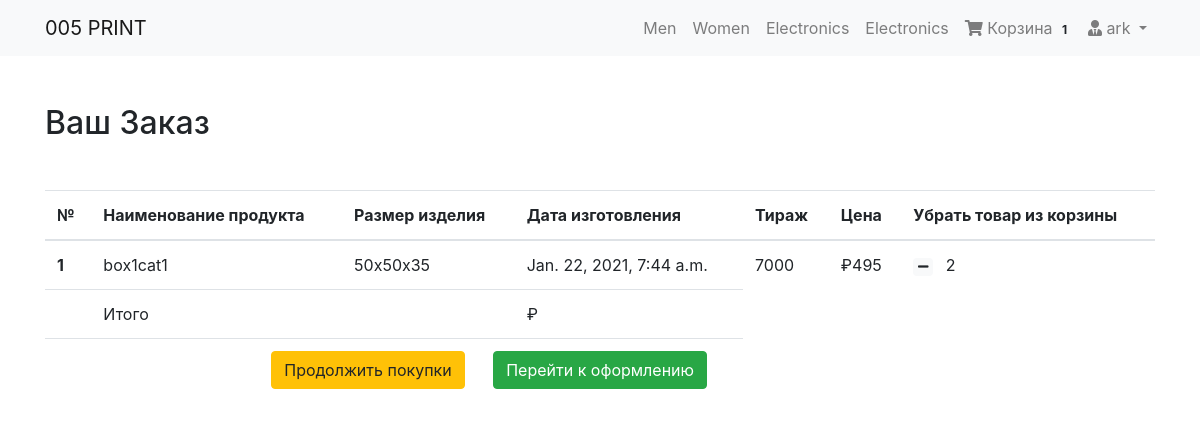
/cart/ (signed in), run on an earlier commit of the app's database.
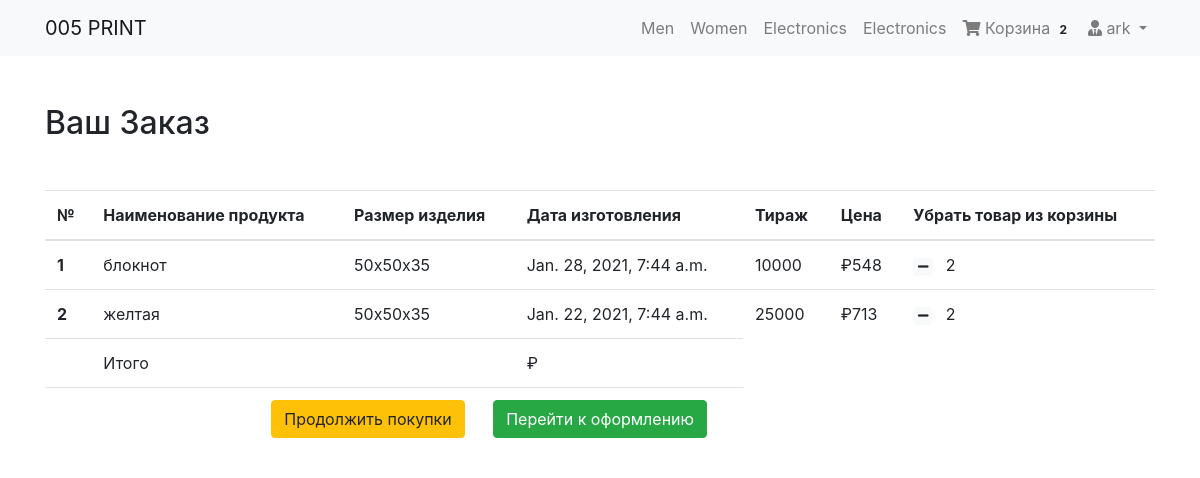
And on a later commit of the database.
### cart/models.py (models this page shows, shortened)
class Order(models.Model):
    orderitems  = models.ManyToManyField(Cart)
    user = models.ForeignKey(User, on_delete=models.CASCADE)
    ordered = models.BooleanField(default=False)
    created = models.DateTimeField(auto_now_add=True)
    paymentId = models.CharField(max_length=200, blank=True , null=True)
    orderId = models.CharField(max_length=200, blank=True, null=True)
    def get_totals(self):
        total = 0
        for order_item in self.orderitems.all():
            total += order_item.get_total()
        return total

class Cart(models.Model):
    user = models.ForeignKey(User, on_delete=models.CASCADE)
    item = models.ForeignKey(Product, on_delete=models.CASCADE)
    quantity = models.IntegerField(default=1)
    purchased = models.BooleanField(default=False)
    created = models.DateTimeField(auto_now_add=True)
    def get_total(self):
        total = self.item.price * self.item.tirazh
        floattotal = float("{0:.2f}".format(total))
        return floattotal

### products/models.py (models this page shows, shortened)
class  Product(PolymorphicModel):
    BOX_SIZES = (
                ('50х50х35', '50х50х35'),
                ('60х60х40', '60х60х40'),
                ('60х60х40-P', '60х60х40-P'),
                ('80х80х40', '80х80х40'),
                ('80х80х40-P', '80х80х40-P'),
                ('240х185х120', '240х185х120'),
                ('270х220х70', '270х220х70'),
                )
    mainimage = models.ImageField(upload_to='products/', blank=True, null=True)
    name = models.CharField(max_length=300, default = None, null=True)
    slug = models.SlugField(default = None, null=True)
    subcategory = models.ForeignKey(SubCategory, on_delete=models.CASCADE, default = None, null=True)
    category = models.ForeignKey(Category, on_delete=models.CASCADE, default = None, null=True)
    preview_text = models.TextField(max_length=200, verbose_name='Preview Text', blank=True, null=True)
    detail_text = models.TextField(max_length=1000, verbose_name='Detail Text', blank=True, null=True)
    price = models.FloatField(default = None, null=True)
    tirazh = models.IntegerField(null=False)
    t = models.IntegerField(null=True)
    k = models.IntegerField(null=True)
    box_size = models.CharField(max_length=20, choices=BOX_SIZES,default='80х80х40')
    def timeplus(self):
        t = self.t
        futuredate = datetime.now() + timedelta(days=t)
        return futuredate
    def calc(self):
        tirazh = self.tirazh
        all_result =Product.objects.all()
        result_one = all_result.filter(box_size ='50х50х35')
        result_two = all_result.filter(box_size ='60х60х40')
        result_three = all_result.filter(box_size ='80х80х40')
        result_four = all_result.filter(box_size ='60х60х40-P')
        result_five = all_result.filter(box_size ='80х80х40-P')
        result_six = all_result.filter(box_size ='240х185х120')
        result_seven = all_result.filter(box_size ='270х220х70')
        if result_one:
            a = 39.35428* self.tirazh ** 0.2860
            return "{0:.0f}".format(round(a,0)) # 50х50х35 крышка-дно, сборка на автомат от 2500 шт
        elif  result_two:
            a = 2560787.2222
            return  "{0:.0f}".format(round(a,0)) # 60x60x40 крышка-дно, сборка на автомат от 2500 шт
        elif  result_three:
            return 2230289.1977  # 80х80х40 крышка-дно, сборка на автомат от 2500 шт
        elif  result_four:
            return 2642166.1889  # 60x60x40 крышка-дно-поясок, сборка на автомат от 2500 шт
        elif  result_five:
            return 2248996.1600 # 224.8996x−0.1600 80х80х40 крышка-дно-поясок, сборка на автомат от 2500 шт
        elif  result_six:
            return 10780131.2554 # размер 240х185х120 мм ручная сборка
        elif  result_seven:
            return 7799003.1669 # размер 270х220х70 мм ручная сборка y=779.9003x−0.1669
        else:
            return 0

### cart/views.py (the view)
# urls.py: path('cart/', CartView, name='cart-home'),
def CartView(request):
    user = request.user
    carts = Cart.objects.filter(user=user, purchased=False)
    orders = Order.objects.filter(user=user, ordered=False)
    if carts.exists():
        if orders.exists():
            order = orders[0]
            return render(request, 'cart/home.html', {"carts": carts, 'order': order})
        else:
            messages.warning(request, "У вас нет никакого товара в вашей корзине")
            return redirect("mainapp:home")
    else:
        messages.warning(request, "У вас нет никакого товара в вашей корзине")
        return redirect("mainapp:home")

### cart/templatetags/cart_tag.py (called while the page is built)
@register.filter
def cart_total(user):
    order = Order.objects.filter(user=user, ordered=False)
    if order.exists():
    	return order[0].orderitems.count()
    else:
    	return 0

### cart/templates/cart/home.html
{% extends 'products/base.html' %}
{% block content %}
<div class="container my-5">
<div class="my-5">
	<h2>Ваш Заказ</h2>
</div>
<table class="table table-hover">
  <thead>
    <tr>
      <th scope="col">№</th>
      <th scope="col">Наименование продукта</th>
      <th scope="col">Размер изделия</th>
      <th scope="col">Дата изготовления</th>
      <th scope="col">Тираж</th>
      <th scope="col">Цена</th>
      <th scope="col">Убрать товар из корзины</th>
    </tr>
  </thead>
  <tbody>
  	{% for cart in carts %}
    <tr>
      <th scope="row">{{ forloop.counter }}</th>
      <td>{{ cart.item.name }}</td>
      <td>{{ cart.item.box_size}}</td
      <td>
      <td> {{ cart.item.timeplus}} </td>
      <td>{{ cart.item.tirazh}} </td>
      <td>₽{{ cart.item.calc }}</td>
      <td>
        <a class="mr-2" href="{% url 'mainapp:decrease-cart' cart.item.slug %}"><span class="badge badge-light"><i class="fas fa-minus"></i></span></a>
      {{ cart.quantity }}
      </td>
    </tr>
	{% endfor %}
    <tr>
      <th scope="row"></th>
      <td colspan="2">Итого</td>
      <td>₽{{ product.calc| floatformat:2 }}</td>
    </tr>
    <tr>
      <th scope="row"></th>
      <td colspan="3" class="text-right ">
       <a href="/" class="btn btn-warning mr-4" >Продолжить покупки</a>
        <a href="{% url 'checkout:index' %}" class="btn btn-success mr-4">Перейти к оформлению</a>
      </td>
    </tr>
  </tbody>
</table>
</div>
{% endblock %}

### products/templates/products/navbar.html (shortened to what this page needs)
{% load cart_tag %}
<nav class="navbar navbar-expand-lg navbar-light bg-light">
  <div class="container">
  <a class="navbar-brand" href="/">005 PRINT</a>
  <div class="collapse navbar-collapse" id="navbarNav">
    <ul class="navbar-nav ml-auto">
      <li {% if request.path == 'contact' %}class="nav-item active"{% else %}class="nav-item"{% endif %}>
        <a class="nav-link" href="#">Men <span class="sr-only">(current)</span></a>
      </li>
      <li class="nav-item">
        <a class="nav-link" href="#">Women</a>
      </li>
      <li class="nav-item">
        <a class="nav-link" href="#">Electronics</a>
      </li>
       <li class="nav-item">
        <a class="nav-link" href="#">Electronics</a>
      </li>
      {% if request.user.is_authenticated %}
      <li class="nav-item">
        <a class="nav-link" href="{% url 'mainapp:cart-home' %}">
          <i class="fa fa-shopping-cart"></i> Корзина
          <span class="badge badge-light">{{ request.user| cart_total }}</span>
        </a>
      </li>
      <li class="nav-item dropdown">
        <a class="nav-link dropdown-toggle" href="#" id="navbarDropdown" role="button" data-toggle="dropdown" aria-haspopup="true" aria-expanded="false">
          <i class="fas fa-user-tie"></i> {{ request.user.username }}
        </a>
      </li>
      {% else %}
       <li class="nav-item">
        <a  class="btn btn-primary" href="/accounts/login/">Login / Register</a>
      </li>
      {% endif %}
    </ul>
  </div>
  </div>
</nav>

What changed in the data, as far as the page shows it:
removed Cart: item.name "box1cat1", item.box_size "50х50х35", item.timeplus "Jan. 22, 2021, 7:44 a.m.", item.tirazh "7000", item.calc "495", quantity "2"
added Cart: item.name "блокнот", item.box_size "50х50х35", item.timeplus "Jan. 28, 2021, 7:44 a.m.", item.tirazh "10000", item.calc "548", quantity "2"
added Cart: item.name "желтая", item.box_size "50х50х35", item.timeplus "Jan. 22, 2021, 7:44 a.m.", item.tirazh "25000", item.calc "713", quantity "2"
Also different on the page:
{{ request.user| cart_total }}: "1" → "2"
